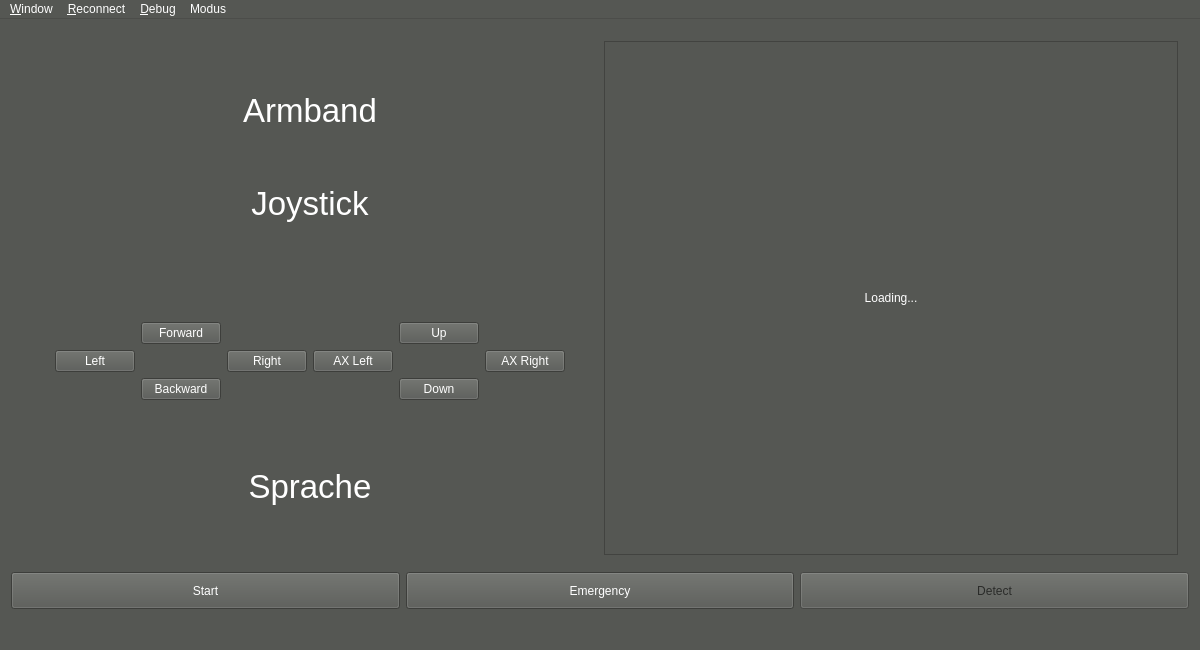
<?xml version="1.0" encoding="UTF-8"?>
<ui version="4.0">
 <class>MainWindow</class>
 <widget class="QMainWindow" name="MainWindow">
  <property name="geometry">
   <rect>
    <x>0</x>
    <y>0</y>
    <width>1200</width>
    <height>650</height>
   </rect>
  </property>
  <property name="palette">
   <palette>
    <active>
     <colorrole role="WindowText">
      <brush brushstyle="SolidPattern">
       <color alpha="255">
        <red>255</red>
        <green>255</green>
        <blue>255</blue>
       </color>
      </brush>
     </colorrole>
     <colorrole role="Button">
      <brush brushstyle="SolidPattern">
       <color alpha="255">
        <red>85</red>
        <green>87</green>
        <blue>83</blue>
       </color>
      </brush>
     </colorrole>
     <colorrole role="Light">
      <brush brushstyle="SolidPattern">
       <color alpha="255">
        <red>127</red>
        <green>131</green>
        <blue>124</blue>
       </color>
      </brush>
     </colorrole>
     <colorrole role="Midlight">
      <brush brushstyle="SolidPattern">
       <color alpha="255">
        <red>106</red>
        <green>109</green>
        <blue>103</blue>
       </color>
      </brush>
     </colorrole>
     <colorrole role="Dark">
      <brush brushstyle="SolidPattern">
       <color alpha="255">
        <red>42</red>
        <green>43</green>
        <blue>41</blue>
       </color>
      </brush>
     </colorrole>
     <colorrole role="Mid">
      <brush brushstyle="SolidPattern">
       <color alpha="255">
        <red>56</red>
        <green>58</green>
        <blue>55</blue>
       </color>
      </brush>
     </colorrole>
     <colorrole role="Text">
      <brush brushstyle="SolidPattern">
       <color alpha="255">
        <red>255</red>
        <green>255</green>
        <blue>255</blue>
       </color>
      </brush>
     </colorrole>
     <colorrole role="BrightText">
      <brush brushstyle="SolidPattern">
       <color alpha="255">
        <red>255</red>
        <green>255</green>
        <blue>255</blue>
       </color>
      </brush>
     </colorrole>
     <colorrole role="ButtonText">
      <brush brushstyle="SolidPattern">
       <color alpha="255">
        <red>255</red>
        <green>255</green>
        <blue>255</blue>
       </color>
      </brush>
     </colorrole>
     <colorrole role="Base">
      <brush brushstyle="SolidPattern">
       <color alpha="255">
        <red>0</red>
        <green>0</green>
        <blue>0</blue>
       </color>
      </brush>
     </colorrole>
     <colorrole role="Window">
      <brush brushstyle="SolidPattern">
       <color alpha="255">
        <red>85</red>
        <green>87</green>
        <blue>83</blue>
       </color>
      </brush>
     </colorrole>
     <colorrole role="Shadow">
      <brush brushstyle="SolidPattern">
       <color alpha="255">
        <red>0</red>
        <green>0</green>
        <blue>0</blue>
       </color>
      </brush>
     </colorrole>
     <colorrole role="AlternateBase">
      <brush brushstyle="SolidPattern">
       <color alpha="255">
        <red>42</red>
        <green>43</green>
        <blue>41</blue>
       </color>
      </brush>
     </colorrole>
     <colorrole role="ToolTipBase">
      <brush brushstyle="SolidPattern">
       <color alpha="255">
        <red>255</red>
        <green>255</green>
        <blue>220</blue>
       </color>
      </brush>
     </colorrole>
     <colorrole role="ToolTipText">
      <brush brushstyle="SolidPattern">
       <color alpha="255">
        <red>0</red>
        <green>0</green>
        <blue>0</blue>
       </color>
      </brush>
     </colorrole>
    </active>
    <inactive>
     <colorrole role="WindowText">
      <brush brushstyle="SolidPattern">
       <color alpha="255">
        <red>255</red>
        <green>255</green>
        <blue>255</blue>
       </color>
      </brush>
     </colorrole>
     <colorrole role="Button">
      <brush brushstyle="SolidPattern">
       <color alpha="255">
        <red>85</red>
        <green>87</green>
        <blue>83</blue>
       </color>
      </brush>
     </colorrole>
     <colorrole role="Light">
      <brush brushstyle="SolidPattern">
       <color alpha="255">
        <red>127</red>
        <green>131</green>
        <blue>124</blue>
       </color>
      </brush>
     </colorrole>
     <colorrole role="Midlight">
      <brush brushstyle="SolidPattern">
       <color alpha="255">
        <red>106</red>
        <green>109</green>
        <blue>103</blue>
       </color>
      </brush>
     </colorrole>
     <colorrole role="Dark">
      <brush brushstyle="SolidPattern">
       <color alpha="255">
        <red>42</red>
        <green>43</green>
        <blue>41</blue>
       </color>
      </brush>
     </colorrole>
     <colorrole role="Mid">
      <brush brushstyle="SolidPattern">
       <color alpha="255">
        <red>56</red>
        <green>58</green>
        <blue>55</blue>
       </color>
      </brush>
     </colorrole>
     <colorrole role="Text">
      <brush brushstyle="SolidPattern">
       <color alpha="255">
        <red>255</red>
        <green>255</green>
        <blue>255</blue>
       </color>
      </brush>
     </colorrole>
     <colorrole role="BrightText">
      <brush brushstyle="SolidPattern">
       <color alpha="255">
        <red>255</red>
        <green>255</green>
        <blue>255</blue>
       </color>
      </brush>
     </colorrole>
     <colorrole role="ButtonText">
      <brush brushstyle="SolidPattern">
       <color alpha="255">
        <red>255</red>
        <green>255</green>
        <blue>255</blue>
       </color>
      </brush>
     </colorrole>
     <colorrole role="Base">
      <brush brushstyle="SolidPattern">
       <color alpha="255">
        <red>0</red>
        <green>0</green>
        <blue>0</blue>
       </color>
      </brush>
     </colorrole>
     <colorrole role="Window">
      <brush brushstyle="SolidPattern">
       <color alpha="255">
        <red>85</red>
        <green>87</green>
        <blue>83</blue>
       </color>
      </brush>
     </colorrole>
     <colorrole role="Shadow">
      <brush brushstyle="SolidPattern">
       <color alpha="255">
        <red>0</red>
        <green>0</green>
        <blue>0</blue>
       </color>
      </brush>
     </colorrole>
     <colorrole role="AlternateBase">
      <brush brushstyle="SolidPattern">
       <color alpha="255">
        <red>42</red>
        <green>43</green>
        <blue>41</blue>
       </color>
      </brush>
     </colorrole>
     <colorrole role="ToolTipBase">
      <brush brushstyle="SolidPattern">
       <color alpha="255">
        <red>255</red>
        <green>255</green>
        <blue>220</blue>
       </color>
      </brush>
     </colorrole>
     <colorrole role="ToolTipText">
      <brush brushstyle="SolidPattern">
       <color alpha="255">
        <red>0</red>
        <green>0</green>
        <blue>0</blue>
       </color>
      </brush>
     </colorrole>
    </inactive>
    <disabled>
     <colorrole role="WindowText">
      <brush brushstyle="SolidPattern">
       <color alpha="255">
        <red>42</red>
        <green>43</green>
        <blue>41</blue>
       </color>
      </brush>
     </colorrole>
     <colorrole role="Button">
      <brush brushstyle="SolidPattern">
       <color alpha="255">
        <red>85</red>
        <green>87</green>
        <blue>83</blue>
       </color>
      </brush>
     </colorrole>
     <colorrole role="Light">
      <brush brushstyle="SolidPattern">
       <color alpha="255">
        <red>127</red>
        <green>131</green>
        <blue>124</blue>
       </color>
      </brush>
     </colorrole>
     <colorrole role="Midlight">
      <brush brushstyle="SolidPattern">
       <color alpha="255">
        <red>106</red>
        <green>109</green>
        <blue>103</blue>
       </color>
      </brush>
     </colorrole>
     <colorrole role="Dark">
      <brush brushstyle="SolidPattern">
       <color alpha="255">
        <red>42</red>
        <green>43</green>
        <blue>41</blue>
       </color>
      </brush>
     </colorrole>
     <colorrole role="Mid">
      <brush brushstyle="SolidPattern">
       <color alpha="255">
        <red>56</red>
        <green>58</green>
        <blue>55</blue>
       </color>
      </brush>
     </colorrole>
     <colorrole role="Text">
      <brush brushstyle="SolidPattern">
       <color alpha="255">
        <red>42</red>
        <green>43</green>
        <blue>41</blue>
       </color>
      </brush>
     </colorrole>
     <colorrole role="BrightText">
      <brush brushstyle="SolidPattern">
       <color alpha="255">
        <red>255</red>
        <green>255</green>
        <blue>255</blue>
       </color>
      </brush>
     </colorrole>
     <colorrole role="ButtonText">
      <brush brushstyle="SolidPattern">
       <color alpha="255">
        <red>42</red>
        <green>43</green>
        <blue>41</blue>
       </color>
      </brush>
     </colorrole>
     <colorrole role="Base">
      <brush brushstyle="SolidPattern">
       <color alpha="255">
        <red>85</red>
        <green>87</green>
        <blue>83</blue>
       </color>
      </brush>
     </colorrole>
     <colorrole role="Window">
      <brush brushstyle="SolidPattern">
       <color alpha="255">
        <red>85</red>
        <green>87</green>
        <blue>83</blue>
       </color>
      </brush>
     </colorrole>
     <colorrole role="Shadow">
      <brush brushstyle="SolidPattern">
       <color alpha="255">
        <red>0</red>
        <green>0</green>
        <blue>0</blue>
       </color>
      </brush>
     </colorrole>
     <colorrole role="AlternateBase">
      <brush brushstyle="SolidPattern">
       <color alpha="255">
        <red>85</red>
        <green>87</green>
        <blue>83</blue>
       </color>
      </brush>
     </colorrole>
     <colorrole role="ToolTipBase">
      <brush brushstyle="SolidPattern">
       <color alpha="255">
        <red>255</red>
        <green>255</green>
        <blue>220</blue>
       </color>
      </brush>
     </colorrole>
     <colorrole role="ToolTipText">
      <brush brushstyle="SolidPattern">
       <color alpha="255">
        <red>0</red>
        <green>0</green>
        <blue>0</blue>
       </color>
      </brush>
     </colorrole>
    </disabled>
   </palette>
  </property>
  <property name="windowTitle">
   <string>Myo-Drone</string>
  </property>
  <property name="styleSheet">
   <string notr="true"/>
  </property>
  <widget class="QWidget" name="centralWidget">
   <layout class="QVBoxLayout" name="verticalLayout">
    <item>
     <widget class="QFrame" name="container">
      <layout class="QHBoxLayout" name="frame3">
       <item>
        <widget class="QFrame" name="verticalFrame">
         <layout class="QVBoxLayout" name="verticalLayout_2">
          <item>
           <widget class="QFrame" name="frArmband">
            <layout class="QVBoxLayout" name="verticalLayout_4">
             <item>
              <widget class="QLabel" name="lbArmband">
               <property name="font">
                <font>
                 <pointsize>25</pointsize>
                </font>
               </property>
               <property name="text">
                <string>Armband</string>
               </property>
               <property name="alignment">
                <set>Qt::AlignCenter</set>
               </property>
              </widget>
             </item>
            </layout>
           </widget>
          </item>
          <item>
           <widget class="QFrame" name="frJoystick">
            <layout class="QVBoxLayout" name="verticalLayout_5">
             <item>
              <widget class="QLabel" name="lbJoystick">
               <property name="sizePolicy">
                <sizepolicy hsizetype="Preferred" vsizetype="Fixed">
                 <horstretch>0</horstretch>
                 <verstretch>0</verstretch>
                </sizepolicy>
               </property>
               <property name="font">
                <font>
                 <pointsize>25</pointsize>
                </font>
               </property>
               <property name="text">
                <string>Joystick</string>
               </property>
               <property name="alignment">
                <set>Qt::AlignHCenter|Qt::AlignTop</set>
               </property>
              </widget>
             </item>
             <item>
              <widget class="QLabel" name="lbButtonOut">
               <property name="font">
                <font>
                 <pointsize>50</pointsize>
                </font>
               </property>
               <property name="text">
                <string/>
               </property>
               <property name="alignment">
                <set>Qt::AlignCenter</set>
               </property>
              </widget>
             </item>
             <item>
              <widget class="QFrame" name="gridFrame">
               <property name="sizePolicy">
                <sizepolicy hsizetype="Preferred" vsizetype="Minimum">
                 <horstretch>0</horstretch>
                 <verstretch>0</verstretch>
                </sizepolicy>
               </property>
               <layout class="QGridLayout" name="gridLayout">
                <item row="1" column="2">
                 <widget class="QPushButton" name="bttnRight">
                  <property name="sizePolicy">
                   <sizepolicy hsizetype="Minimum" vsizetype="Minimum">
                    <horstretch>0</horstretch>
                    <verstretch>0</verstretch>
                   </sizepolicy>
                  </property>
                  <property name="text">
                   <string>Right</string>
                  </property>
                 </widget>
                </item>
                <item row="1" column="0">
                 <widget class="QPushButton" name="bttnLeft">
                  <property name="sizePolicy">
                   <sizepolicy hsizetype="Minimum" vsizetype="Minimum">
                    <horstretch>0</horstretch>
                    <verstretch>0</verstretch>
                   </sizepolicy>
                  </property>
                  <property name="text">
                   <string>Left</string>
                  </property>
                 </widget>
                </item>
                <item row="1" column="3">
                 <widget class="QPushButton" name="bttnTurnLeft">
                  <property name="sizePolicy">
                   <sizepolicy hsizetype="Minimum" vsizetype="Minimum">
                    <horstretch>0</horstretch>
                    <verstretch>0</verstretch>
                   </sizepolicy>
                  </property>
                  <property name="text">
                   <string>AX Left</string>
                  </property>
                 </widget>
                </item>
                <item row="1" column="5">
                 <widget class="QPushButton" name="bttnTurnRight">
                  <property name="sizePolicy">
                   <sizepolicy hsizetype="Minimum" vsizetype="Minimum">
                    <horstretch>0</horstretch>
                    <verstretch>0</verstretch>
                   </sizepolicy>
                  </property>
                  <property name="text">
                   <string>AX Right</string>
                  </property>
                 </widget>
                </item>
                <item row="2" column="1">
                 <widget class="QPushButton" name="bttnBackward">
                  <property name="sizePolicy">
                   <sizepolicy hsizetype="Minimum" vsizetype="Minimum">
                    <horstretch>0</horstretch>
                    <verstretch>0</verstretch>
                   </sizepolicy>
                  </property>
                  <property name="text">
                   <string>Backward</string>
                  </property>
                 </widget>
                </item>
                <item row="0" column="1">
                 <widget class="QPushButton" name="bttnForward">
                  <property name="sizePolicy">
                   <sizepolicy hsizetype="Minimum" vsizetype="Minimum">
                    <horstretch>0</horstretch>
                    <verstretch>0</verstretch>
                   </sizepolicy>
                  </property>
                  <property name="text">
                   <string>Forward</string>
                  </property>
                 </widget>
                </item>
                <item row="0" column="4">
                 <widget class="QPushButton" name="bttnUp">
                  <property name="sizePolicy">
                   <sizepolicy hsizetype="Minimum" vsizetype="Minimum">
                    <horstretch>0</horstretch>
                    <verstretch>0</verstretch>
                   </sizepolicy>
                  </property>
                  <property name="text">
                   <string>Up</string>
                  </property>
                 </widget>
                </item>
                <item row="2" column="4">
                 <widget class="QPushButton" name="bttnDown">
                  <property name="sizePolicy">
                   <sizepolicy hsizetype="Minimum" vsizetype="Minimum">
                    <horstretch>0</horstretch>
                    <verstretch>0</verstretch>
                   </sizepolicy>
                  </property>
                  <property name="text">
                   <string>Down</string>
                  </property>
                 </widget>
                </item>
               </layout>
              </widget>
             </item>
            </layout>
           </widget>
          </item>
          <item>
           <widget class="QFrame" name="frSprache">
            <layout class="QGridLayout" name="gridLayout_2">
             <item row="0" column="0">
              <widget class="QLabel" name="lbSprache">
               <property name="font">
                <font>
                 <pointsize>25</pointsize>
                </font>
               </property>
               <property name="text">
                <string>Sprache</string>
               </property>
               <property name="alignment">
                <set>Qt::AlignCenter</set>
               </property>
              </widget>
             </item>
            </layout>
           </widget>
          </item>
         </layout>
        </widget>
       </item>
       <item>
        <widget class="QFrame" name="frame_video">
         <property name="frameShape">
          <enum>QFrame::StyledPanel</enum>
         </property>
         <property name="frameShadow">
          <enum>QFrame::Raised</enum>
         </property>
         <property name="lineWidth">
          <number>1</number>
         </property>
         <layout class="QVBoxLayout" name="verticalLayout_3">
          <property name="leftMargin">
           <number>0</number>
          </property>
          <property name="topMargin">
           <number>0</number>
          </property>
          <property name="rightMargin">
           <number>0</number>
          </property>
          <property name="bottomMargin">
           <number>0</number>
          </property>
          <item>
           <widget class="QLabel" name="videoContainer">
            <property name="minimumSize">
             <size>
              <width>31</width>
              <height>15</height>
             </size>
            </property>
            <property name="text">
             <string>Loading...</string>
            </property>
            <property name="textFormat">
             <enum>Qt::AutoText</enum>
            </property>
            <property name="scaledContents">
             <bool>false</bool>
            </property>
            <property name="alignment">
             <set>Qt::AlignCenter</set>
            </property>
           </widget>
          </item>
         </layout>
        </widget>
       </item>
      </layout>
     </widget>
    </item>
    <item>
     <widget class="QFrame" name="frame">
      <property name="maximumSize">
       <size>
        <width>16777215</width>
        <height>48</height>
       </size>
      </property>
      <property name="frameShape">
       <enum>QFrame::NoFrame</enum>
      </property>
      <property name="frameShadow">
       <enum>QFrame::Plain</enum>
      </property>
      <layout class="QHBoxLayout" name="horizontalLayout">
       <property name="leftMargin">
        <number>0</number>
       </property>
       <property name="topMargin">
        <number>0</number>
       </property>
       <property name="rightMargin">
        <number>0</number>
       </property>
       <item>
        <widget class="QPushButton" name="buttonStart">
         <property name="sizePolicy">
          <sizepolicy hsizetype="Minimum" vsizetype="Minimum">
           <horstretch>0</horstretch>
           <verstretch>0</verstretch>
          </sizepolicy>
         </property>
         <property name="text">
          <string>Start</string>
         </property>
         <property name="checkable">
          <bool>true</bool>
         </property>
        </widget>
       </item>
       <item>
        <widget class="QPushButton" name="buttonEmergency">
         <property name="sizePolicy">
          <sizepolicy hsizetype="Minimum" vsizetype="Minimum">
           <horstretch>0</horstretch>
           <verstretch>0</verstretch>
          </sizepolicy>
         </property>
         <property name="autoFillBackground">
          <bool>false</bool>
         </property>
         <property name="text">
          <string>Emergency</string>
         </property>
        </widget>
       </item>
       <item>
        <widget class="QPushButton" name="buttonDetect">
         <property name="enabled">
          <bool>false</bool>
         </property>
         <property name="sizePolicy">
          <sizepolicy hsizetype="Minimum" vsizetype="Minimum">
           <horstretch>0</horstretch>
           <verstretch>0</verstretch>
          </sizepolicy>
         </property>
         <property name="text">
          <string>Detect</string>
         </property>
         <property name="checkable">
          <bool>true</bool>
         </property>
        </widget>
       </item>
      </layout>
     </widget>
    </item>
   </layout>
  </widget>
  <widget class="QMenuBar" name="menuBar">
   <property name="geometry">
    <rect>
     <x>0</x>
     <y>0</y>
     <width>1200</width>
     <height>25</height>
    </rect>
   </property>
   <widget class="QMenu" name="menuWindow">
    <property name="title">
     <string>&amp;Window</string>
    </property>
    <addaction name="actionVideo_Options"/>
    <addaction name="actionControl_Window"/>
    <addaction name="actionQuit"/>
   </widget>
   <widget class="QMenu" name="menuReconnect">
    <property name="title">
     <string>&amp;Reconnect</string>
    </property>
    <addaction name="actionReconnect"/>
    <addaction name="separator"/>
    <addaction name="actionVideo_Service"/>
    <addaction name="actionNavdata_Service"/>
   </widget>
   <widget class="QMenu" name="menuDebug">
    <property name="title">
     <string>&amp;Debug</string>
    </property>
    <addaction name="actionCommands"/>
    <addaction name="actionOpenCV"/>
    <addaction name="actionNavdata"/>
   </widget>
   <widget class="QMenu" name="menuModus">
    <property name="title">
     <string>Modus</string>
    </property>
    <addaction name="actionArmband"/>
    <addaction name="actionJoystick"/>
    <addaction name="actionSprache"/>
   </widget>
   <addaction name="menuWindow"/>
   <addaction name="menuReconnect"/>
   <addaction name="menuDebug"/>
   <addaction name="menuModus"/>
  </widget>
  <widget class="QStatusBar" name="statusBar">
   <property name="autoFillBackground">
    <bool>false</bool>
   </property>
   <property name="sizeGripEnabled">
    <bool>false</bool>
   </property>
  </widget>
  <action name="actionVideo_Options">
   <property name="checkable">
    <bool>true</bool>
   </property>
   <property name="text">
    <string>&amp;Video Settings</string>
   </property>
  </action>
  <action name="actionReconnect">
   <property name="text">
    <string>&amp;All Services</string>
   </property>
  </action>
  <action name="actionVideo_Service">
   <property name="text">
    <string>&amp;Video-Service</string>
   </property>
  </action>
  <action name="actionNavdata_Service">
   <property name="text">
    <string>&amp;Navdata-Service</string>
   </property>
  </action>
  <action name="actionCommands">
   <property name="checkable">
    <bool>true</bool>
   </property>
   <property name="text">
    <string>&amp;AT*Commands</string>
   </property>
   <property name="autoRepeat">
    <bool>true</bool>
   </property>
  </action>
  <action name="actionOpenCV">
   <property name="checkable">
    <bool>true</bool>
   </property>
   <property name="text">
    <string>&amp;OpenCV</string>
   </property>
  </action>
  <action name="actionNavdata">
   <property name="checkable">
    <bool>true</bool>
   </property>
   <property name="text">
    <string>&amp;Navdata</string>
   </property>
  </action>
  <action name="actionControl_Window">
   <property name="checkable">
    <bool>true</bool>
   </property>
   <property name="text">
    <string>&amp;Manual Control</string>
   </property>
  </action>
  <action name="actionJoystick">
   <property name="text">
    <string>Joystick</string>
   </property>
  </action>
  <action name="actionArmband">
   <property name="text">
    <string>Armband</string>
   </property>
  </action>
  <action name="actionSprache">
   <property name="text">
    <string>Sprache</string>
   </property>
  </action>
  <action name="actionQuit">
   <property name="text">
    <string>Quit</string>
   </property>
  </action>
 </widget>
 <layoutdefault spacing="6" margin="11"/>
 <resources/>
 <connections/>
</ui>
